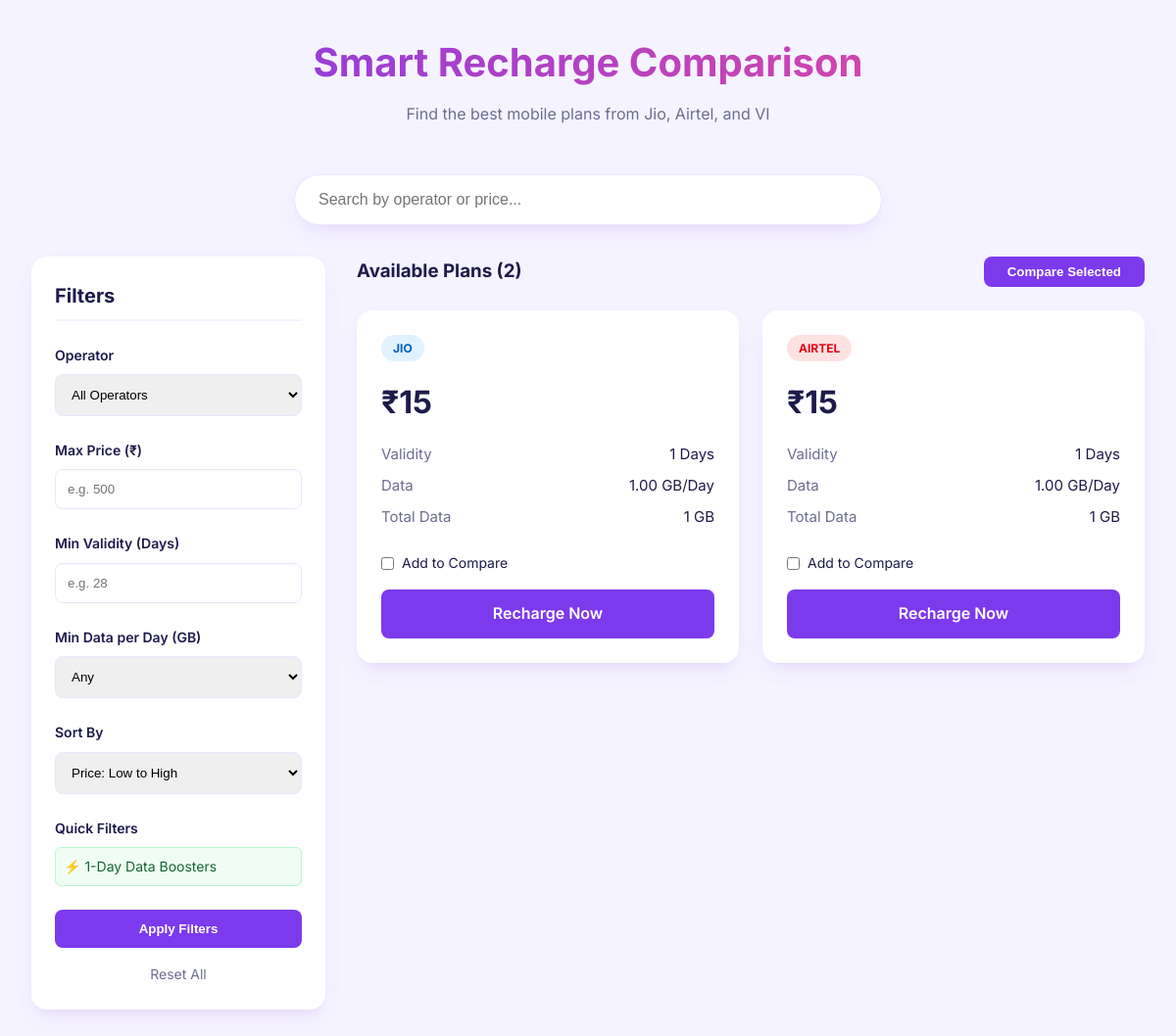
The page / on the database its author committed.
### tables this page shows
CREATE TABLE IF NOT EXISTS plans (
    id INT AUTO_INCREMENT PRIMARY KEY,
    operator ENUM('Jio', 'Airtel', 'VI') NOT NULL,
    price DECIMAL(10, 2) NOT NULL,
    validity INT NOT NULL,  
    data_per_day DECIMAL(5, 2) NOT NULL,  
    is_best_plan BOOLEAN DEFAULT FALSE,
    category ENUM('Budget', 'Unlimited', 'Long Validity', 'OTT Bundled') DEFAULT 'Unlimited',
    ott_subscription VARCHAR(100) DEFAULT NULL,
    cost_per_day DECIMAL(10, 2) GENERATED ALWAYS AS (price / validity) STORED,
    created_at TIMESTAMP DEFAULT CURRENT_TIMESTAMP
);

### index.php (the view, shortened to what this page needs)
<?php
require_once 'db.php';
$max_price = $_GET['max_price'] ?? '';
$min_validity = $_GET['min_validity'] ?? '';
$sort = $_GET['sort'] ?? 'price_asc';
$search = $_GET['search'] ?? '';
$sql = "SELECT * FROM plans WHERE 1=1";
$params = [];
switch ($sort) {
    case 'price_asc': $sql .= " ORDER BY price ASC"; break;
}
$stmt = $pdo->prepare($sql);
$stmt->execute($params);
$plans = $stmt->fetchAll();
?>
<!DOCTYPE html>
<html lang="en">
<head>
    <link rel="stylesheet" href="style.css">
</head>
<body>
<div class="container">
    <header>
        <h1>Smart Recharge Comparison</h1>
        <p>Find the best mobile plans from Jio, Airtel, and VI</p>
    </header>
    <div class="search-container">
        <form method="GET" action="index.php" class="search-input-wrapper">
            <input type="text" name="search" placeholder="Search by operator or price..." value="<?php echo htmlspecialchars($search); ?>">
        </form>
    </div>
    <div class="main-layout">
        <aside class="filters-card">
            <h2>Filters</h2>
            <form method="GET" action="index.php">
                <div class="filter-group">
                    <label>Operator</label>
                    <select name="operator">
                        <option value="">All Operators</option>
                    </select>
                </div>
                <div class="filter-group">
                    <label>Max Price (₹)</label>
                    <input type="number" name="max_price" placeholder="e.g. 500" value="<?php echo htmlspecialchars($max_price); ?>">
                </div>
                <div class="filter-group">
                    <label>Min Validity (Days)</label>
                    <input type="number" name="min_validity" placeholder="e.g. 28" value="<?php echo htmlspecialchars($min_validity); ?>">
                </div>
                <div class="filter-group">
                    <label>Min Data per Day (GB)</label>
                    <select name="min_data">
                        <option value="">Any</option>
                    </select>
                </div>
                <div class="filter-group">
                    <label>Sort By</label>
                    <select name="sort">
                        <option value="price_asc" <?php if($sort == 'price_asc') echo 'selected'; ?>>Price: Low to High</option>
                    </select>
                </div>
                <div class="filter-group">
                    <label>Quick Filters</label>
                    <div style="display: flex; flex-direction: column; gap: 0.5rem;">
                        <a href="index.php?max_validity=1" class="btn-reset" style="text-align: left; margin-top: 0; padding: 0.5rem; background: #f0fdf4; color: #166534; border-radius: 6px; border: 1px solid #bbf7d0;">⚡ 1-Day Data Boosters</a>
                    </div>
                </div>
                <button type="submit" class="btn-apply">Apply Filters</button>
                <a href="index.php" class="btn-reset">Reset All</a>
            </form>
        </aside>
        <main>
            <form method="POST" action="index.php#comparison">
                <div style="display: flex; justify-content: space-between; align-items: center; margin-bottom: 1.5rem;">
                    <h3>Available Plans (<?php echo count($plans); ?>)</h3>
                    <button type="submit" name="compare" class="btn-apply" style="width: auto; padding: 0.5rem 1.5rem;">Compare Selected</button>
                </div>
                <div class="plans-grid">
                    <?php if (empty($plans)): ?>
                        <p style="grid-column: 1/-1; text-align: center; padding: 3rem; color: var(--text-muted);">No plans found matching your criteria.</p>
                    <?php else: ?>
                        <?php foreach ($plans as $plan): ?>
                            <div class="plan-card <?php echo $plan['is_best_plan'] ? 'best-plan' : ''; ?>">
                                <span class="operator-tag tag-<?php echo strtolower($plan['operator']); ?>">
                                    <?php echo $plan['operator']; ?>
                                </span>
                                <div class="plan-price">
                                    ₹<?php echo number_format($plan['price'], 0); ?>
                                </div>
                                <div class="plan-details">
                                    <div class="detail-item">
                                        <span>Validity</span>
                                        <span><?php echo $plan['validity']; ?> Days</span>
                                    </div>
                                    <div class="detail-item">
                                        <span>Data</span>
                                        <span><?php echo $plan['data_per_day']; ?> GB/Day</span>
                                    </div>
                                    <div class="detail-item">
                                        <span>Total Data</span>
                                        <span><?php echo $plan['validity'] * $plan['data_per_day']; ?> GB</span>
                                    </div>
                                </div>
                                <label class="compare-checkbox">
                                    <input type="checkbox" name="plan_ids[]" value="<?php echo $plan['id']; ?>">
                                    Add to Compare
                                </label>
                                <a href="recharge.php?id=<?php echo $plan['id']; ?>" class="btn-apply" style="display: block; text-align: center; text-decoration: none; margin-top: 1rem; background: var(--primary);">
                                    Recharge Now
                                </a>
                            </div>
                        <?php endforeach; ?>
                    <?php endif; ?>
                </div>
            </form>
        </main>
    </div>
</div>
</body>
</html>

### style.css (style rules this page uses)
:root { --primary: #7c3aed; --primary-hover: #6d28d9; --bg-color: #f5f3ff; --card-bg: #ffffff; --text-main: #1e1b4b; --text-muted: #6d6d91; --border-color: #e9e7ff; --accent-jio: #005eb8; --accent-airtel: #e30613; --accent-vi: #ffb400; --shadow: 0 10px 25px -5px rgba(124, 58, 237, 0.1), 0 8px 10px -6px rgba(124, 58, 237, 0.05); --radius: 16px; }
* { margin: 0; padding: 0; box-sizing: border-box; }
body { font-family: 'Inter', sans-serif; background-color: var(--bg-color); color: var(--text-main); line-height: 1.6; }
.container { max-width: 1200px; margin: 0 auto; padding: 2rem; }
header { margin-bottom: 3rem; text-align: center; }
header h1 { font-size: 2.5rem; font-weight: 700; background: linear-gradient(to right, var(--primary), #ec4899); -webkit-background-clip: text; -webkit-text-fill-color: transparent; margin-bottom: 0.5rem; }
header p { color: var(--text-muted); }
.main-layout { display: grid; grid-template-columns: 300px 1fr; gap: 2rem; }
.filters-card { background: var(--card-bg); padding: 1.5rem; border-radius: var(--radius); box-shadow: var(--shadow); height: fit-content; position: sticky; top: 2rem; }
.filters-card h2 { font-size: 1.25rem; margin-bottom: 1.5rem; border-bottom: 2px solid var(--bg-color); padding-bottom: 0.5rem; }
.filter-group { margin-bottom: 1.5rem; }
.filter-group label { display: block; font-size: 0.875rem; font-weight: 600; margin-bottom: 0.5rem; }
.filter-group select, .filter-group input[type="text"], .filter-group input[type="number"] { width: 100%; padding: 0.75rem; border: 1px solid var(--border-color); border-radius: 8px; outline: none; transition: border-color 0.2s; }
.btn-apply { width: 100%; padding: 0.75rem; background: var(--primary); color: white; border: none; border-radius: 8px; font-weight: 600; cursor: pointer; transition: background 0.2s; }
.btn-reset { display: block; text-align: center; margin-top: 1rem; color: var(--text-muted); text-decoration: none; font-size: 0.875rem; }
.plans-grid { display: grid; grid-template-columns: repeat(auto-fill, minmax(280px, 1fr)); gap: 1.5rem; }
.plan-card { background: var(--card-bg); border-radius: var(--radius); padding: 1.5rem; box-shadow: var(--shadow); transition: transform 0.2s, box-shadow 0.2s; border: 1px solid transparent; position: relative; overflow: hidden; }
.operator-tag { display: inline-block; padding: 0.25rem 0.75rem; border-radius: 999px; font-size: 0.75rem; font-weight: 700; text-transform: uppercase; margin-bottom: 1rem; }
.tag-jio { background: #e0f2fe; color: var(--accent-jio); }
.tag-airtel { background: #fee2e2; color: var(--accent-airtel); }
.plan-price { font-size: 2rem; font-weight: 700; margin-bottom: 1rem; }
.plan-details { margin-bottom: 1.5rem; }
.detail-item { display: flex; justify-content: space-between; margin-bottom: 0.5rem; font-size: 0.9375rem; }
.detail-item span:first-child { color: var(--text-muted); }
.compare-checkbox { margin-top: 1rem; display: flex; align-items: center; gap: 0.5rem; font-size: 0.875rem; cursor: pointer; }
.search-container { margin-bottom: 2rem; }
.search-input-wrapper { position: relative; max-width: 600px; margin: 0 auto; }
.search-input-wrapper input { width: 100%; padding: 1rem 1.5rem; border-radius: 999px; border: 1px solid var(--border-color); box-shadow: var(--shadow); outline: none; font-size: 1rem; }

### rows shown on the page
plans: operator "JIO", price "15", validity "1", data_per_day "1.00", $plan['validity']*$plan['data_per_day'] "1"
plans: operator "AIRTEL", price "15", validity "1", data_per_day "1.00", $plan['validity']*$plan['data_per_day'] "1"

### other values the page prints
count($plans) "2"
